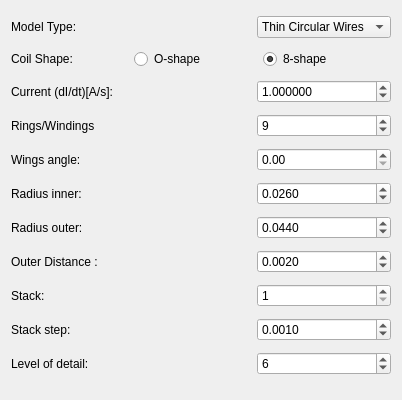
<?xml version="1.0" encoding="UTF-8"?>
<ui version="4.0">
 <class>ModelTMSCoilDialog</class>
 <widget class="QWidget" name="ModelTMSCoilDialog">
  <property name="geometry">
   <rect>
    <x>0</x>
    <y>0</y>
    <width>402</width>
    <height>400</height>
   </rect>
  </property>
  <property name="minimumSize">
   <size>
    <width>379</width>
    <height>400</height>
   </size>
  </property>
  <property name="windowTitle">
   <string>ModelTMSCoilDialog</string>
  </property>
  <layout class="QGridLayout" name="gridLayout">
   <item row="0" column="0">
    <widget class="QLabel" name="label">
     <property name="text">
      <string>Model Type:</string>
     </property>
    </widget>
   </item>
   <item row="0" column="2">
    <widget class="QComboBox" name="Type_">
     <property name="modelColumn">
      <number>0</number>
     </property>
     <item>
      <property name="text">
       <string>Thin Circular Wires</string>
      </property>
     </item>
     <item>
      <property name="text">
       <string>Thin Spiral Wires</string>
      </property>
     </item>
     <item>
      <property name="text">
       <string>Magnetic Dipoles</string>
      </property>
     </item>
    </widget>
   </item>
   <item row="1" column="0">
    <widget class="QLabel" name="label_12">
     <property name="text">
      <string>Coil Shape:</string>
     </property>
    </widget>
   </item>
   <item row="1" column="1" colspan="2">
    <layout class="QHBoxLayout" name="horizontalLayout">
     <property name="spacing">
      <number>0</number>
     </property>
     <item>
      <widget class="QRadioButton" name="CircularRadioButton_">
       <property name="text">
        <string>O-shape</string>
       </property>
      </widget>
     </item>
     <item>
      <widget class="QRadioButton" name="Fig8RadioButton_">
       <property name="text">
        <string>8-shape</string>
       </property>
       <property name="checked">
        <bool>true</bool>
       </property>
      </widget>
     </item>
    </layout>
   </item>
   <item row="2" column="0" colspan="2">
    <widget class="QLabel" name="label_2">
     <property name="text">
      <string>Current (dI/dt)[A/s]:</string>
     </property>
    </widget>
   </item>
   <item row="2" column="2">
    <widget class="QDoubleSpinBox" name="Current_">
     <property name="decimals">
      <number>6</number>
     </property>
     <property name="minimum">
      <double>0.000001000000000</double>
     </property>
     <property name="maximum">
      <double>1000000000.000000000000000</double>
     </property>
     <property name="singleStep">
      <double>0.000001000000000</double>
     </property>
     <property name="value">
      <double>1.000000000000000</double>
     </property>
    </widget>
   </item>
   <item row="3" column="0">
    <widget class="QLabel" name="label_6">
     <property name="text">
      <string>Rings/Windings</string>
     </property>
    </widget>
   </item>
   <item row="3" column="2">
    <widget class="QSpinBox" name="Rings_">
     <property name="minimum">
      <number>1</number>
     </property>
     <property name="maximum">
      <number>1000000000</number>
     </property>
     <property name="value">
      <number>9</number>
     </property>
    </widget>
   </item>
   <item row="4" column="0">
    <widget class="QLabel" name="label_7">
     <property name="text">
      <string>Wings angle:</string>
     </property>
    </widget>
   </item>
   <item row="5" column="0">
    <widget class="QLabel" name="label_4">
     <property name="text">
      <string>Radius inner:</string>
     </property>
    </widget>
   </item>
   <item row="5" column="2">
    <widget class="QDoubleSpinBox" name="InnerRadius_">
     <property name="decimals">
      <number>4</number>
     </property>
     <property name="minimum">
      <double>0.000100000000000</double>
     </property>
     <property name="maximum">
      <double>1000000000.000000000000000</double>
     </property>
     <property name="singleStep">
      <double>0.000100000000000</double>
     </property>
     <property name="value">
      <double>0.026000000000000</double>
     </property>
    </widget>
   </item>
   <item row="6" column="0">
    <widget class="QLabel" name="label_0">
     <property name="text">
      <string>Radius outer:</string>
     </property>
    </widget>
   </item>
   <item row="6" column="2">
    <widget class="QDoubleSpinBox" name="OuterRadius_">
     <property name="decimals">
      <number>4</number>
     </property>
     <property name="minimum">
      <double>0.000100000000000</double>
     </property>
     <property name="maximum">
      <double>1000000000.000000000000000</double>
     </property>
     <property name="singleStep">
      <double>0.000100000000000</double>
     </property>
     <property name="value">
      <double>0.044000000000000</double>
     </property>
    </widget>
   </item>
   <item row="7" column="0">
    <widget class="QLabel" name="label_8">
     <property name="text">
      <string>Outer Distance :</string>
     </property>
    </widget>
   </item>
   <item row="7" column="2">
    <widget class="QDoubleSpinBox" name="Distance_">
     <property name="decimals">
      <number>4</number>
     </property>
     <property name="maximum">
      <double>1000000000.000000000000000</double>
     </property>
     <property name="singleStep">
      <double>0.000100000000000</double>
     </property>
     <property name="value">
      <double>0.002000000000000</double>
     </property>
    </widget>
   </item>
   <item row="8" column="0">
    <widget class="QLabel" name="label_1">
     <property name="text">
      <string>Stack:</string>
     </property>
    </widget>
   </item>
   <item row="8" column="2">
    <widget class="QSpinBox" name="Layers_">
     <property name="minimum">
      <number>1</number>
     </property>
     <property name="value">
      <number>1</number>
     </property>
    </widget>
   </item>
   <item row="9" column="0">
    <widget class="QLabel" name="label_2">
     <property name="text">
      <string>Stack step:</string>
     </property>
    </widget>
   </item>
   <item row="9" column="2">
    <widget class="QDoubleSpinBox" name="LayerStepSize_">
     <property name="decimals">
      <number>4</number>
     </property>
     <property name="minimum">
      <double>0.000100000000000</double>
     </property>
     <property name="maximum">
      <double>1000000000.000000000000000</double>
     </property>
     <property name="value">
      <double>0.001000000000000</double>
     </property>
    </widget>
   </item>
   <item row="10" column="0">
    <widget class="QLabel" name="label_11">
     <property name="text">
      <string>Level of detail:</string>
     </property>
    </widget>
   </item>
   <item row="10" column="2">
    <widget class="QSpinBox" name="LevelOfDetail_">
     <property name="minimum">
      <number>1</number>
     </property>
     <property name="maximum">
      <number>1000000000</number>
     </property>
     <property name="value">
      <number>6</number>
     </property>
    </widget>
   </item>
   <item row="4" column="2">
    <widget class="QDoubleSpinBox" name="WingsAngle_">
     <property name="maximum">
      <double>89.000000000000000</double>
     </property>
    </widget>
   </item>
  </layout>
 </widget>
 <resources/>
 <connections/>
</ui>
